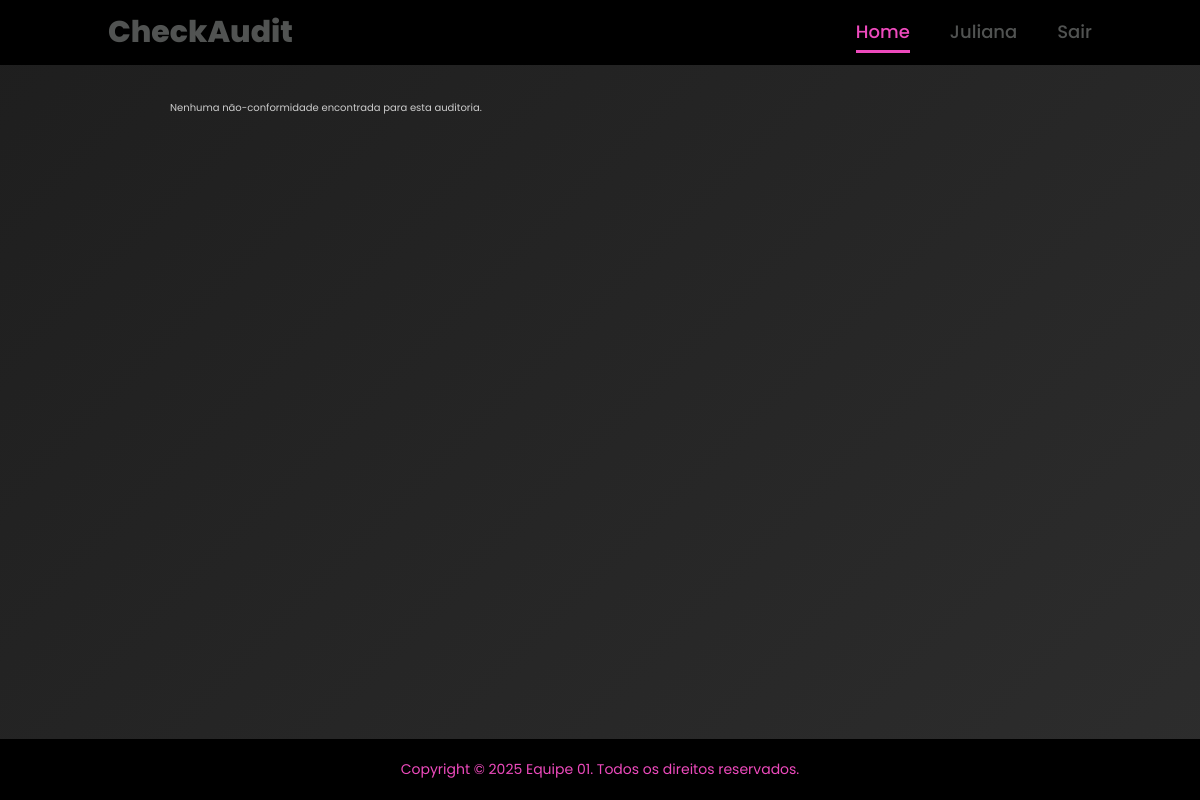
/pages/ncs.php?id_auditoria=8 (signed in), run on an earlier commit of the app's database.
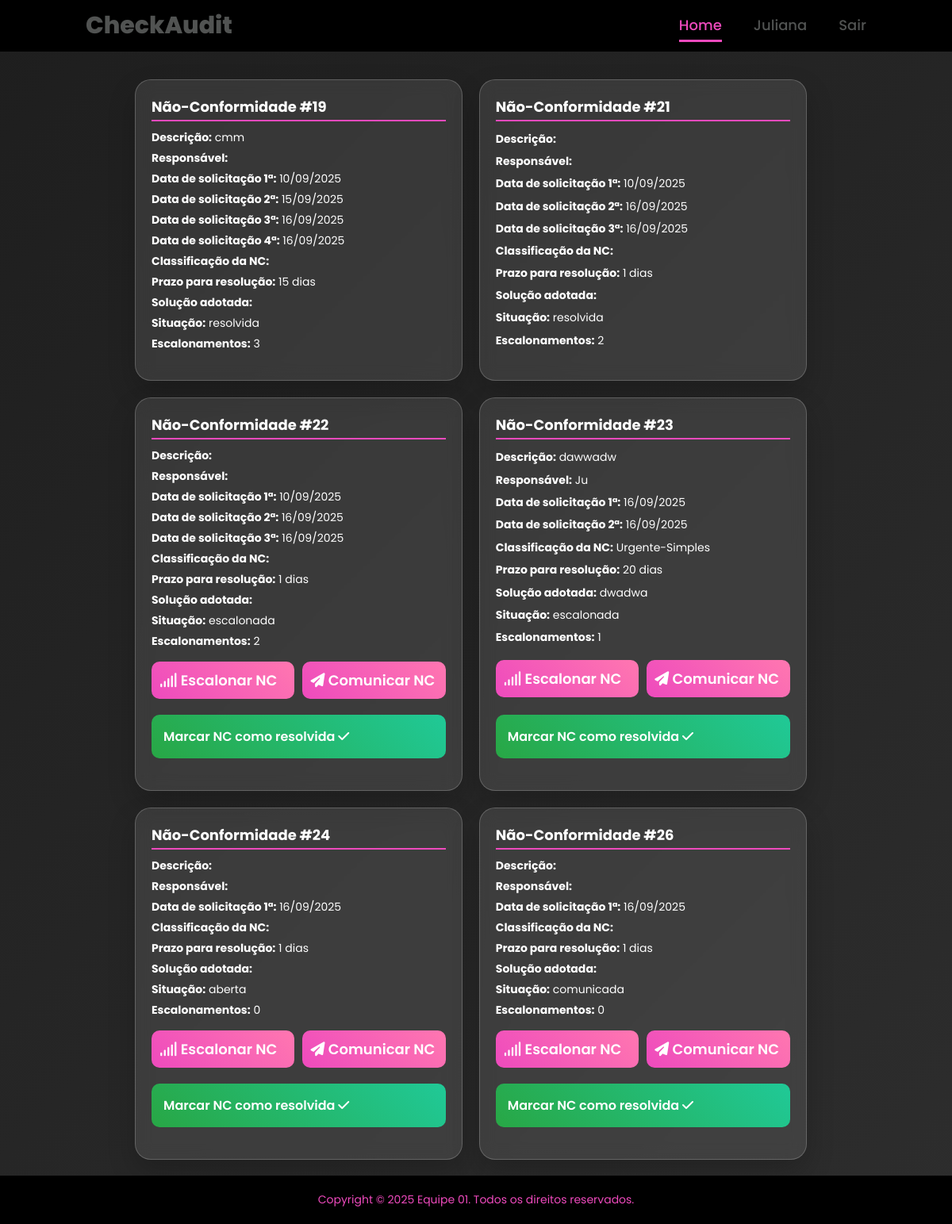
And on a later commit of the database.
### tables this page shows
CREATE TABLE `checklist` (
  `id` int(11) NOT NULL AUTO_INCREMENT,
  `id_auditoria` int(11) NOT NULL,
  `pergunta` varchar(255) NOT NULL,
  `resultado` varchar(10) DEFAULT 'N/A',
  `responsavel` varchar(100) DEFAULT NULL,
  `observacoes` text DEFAULT NULL,
  `created_at` timestamp NOT NULL DEFAULT current_timestamp(),
  `classificacao_nc` varchar(50) DEFAULT '',
  `acao_corretiva` text DEFAULT '',
  `situacao_nc` varchar(50) DEFAULT 'Pendente',
  `escalonamento` int(11) DEFAULT 0,
  `prazo_resolucao` int(11) DEFAULT NULL,
  PRIMARY KEY (`id`),
  KEY `id_auditoria` (`id_auditoria`),
  CONSTRAINT `fk_checklist_auditoria` FOREIGN KEY (`id_auditoria`) REFERENCES `auditoria` (`id_auditoria`) ON DELETE CASCADE
);

CREATE TABLE `escalonamento` (
  `id` int(11) NOT NULL AUTO_INCREMENT,
  `id_nc` int(11) NOT NULL,
  `responsavel_imediato` varchar(255) NOT NULL,
  `email_responsavel_imediato` varchar(255) NOT NULL,
  `data_escalonamento` datetime DEFAULT current_timestamp(),
  PRIMARY KEY (`id`),
  KEY `id_nc` (`id_nc`),
  CONSTRAINT `escalonamento_ibfk_1` FOREIGN KEY (`id_nc`) REFERENCES `checklist` (`id`)
);

### php/functions.php (called while the page is built, shortened)
<?php
function buscarNaoConformidadesIdChecklist($conn, $id_auditoria){
    $resultado = "NC";
    $stmt = $conn->prepare("SELECT * FROM checklist WHERE id_auditoria = ? AND resultado = ?");
    $stmt->bind_param("is", $id_auditoria, $resultado);
    $stmt->execute();
    $result = $stmt->get_result();
    $ncs = [];
    while($row = $result->fetch_assoc()){
        $ncs[] = $row;
    }
    return $ncs;
}
function buscarEscalonamentosPorNC($conn, $id_nc) {
    $stmt = $conn->prepare("SELECT * FROM escalonamento WHERE id_nc = ? ORDER BY data_escalonamento ASC");
    $stmt->bind_param("i", $id_nc);
    $stmt->execute();
    $result = $stmt->get_result();
    $escalonamentos = [];
    while ($row = $result->fetch_assoc()) {
        $escalonamentos[] = $row;
    }
    return $escalonamentos;
}
?>

### pages/ncs.php (the view, shortened to what this page needs)
<!DOCTYPE html>
<html lang="en">
<head>
    <link rel="stylesheet" href="https://cdnjs.cloudflare.com/ajax/libs/font-awesome/6.5.2/css/all.min.css">
    <link rel="stylesheet" href="../assets/css/styles.css">
    <link rel="stylesheet" href="../assets/css/form.css">
    <link rel="stylesheet" href="../assets/css/home.css">
    <link rel="stylesheet" href="../assets/css/auditoria.css">
    <link rel="stylesheet" href="../assets/css/ncs.css">
</head>
<body>
<?php
    include "../includes/header.php";
    include "../php/functions.php";
    include "../config/conexao.php";
    $id_auditoria = $_GET['id_auditoria'];
    $ncs = buscarNaoConformidadesIdChecklist($conn, $id_auditoria);
?>
<?php include "../includes/header.php";?>
    <main>
    <div class="cards-container">
        <?php
        $ncs = buscarNaoConformidadesIdChecklist($conn, $id_auditoria);
        if(!empty($ncs)){
            foreach($ncs as $nc){
                $escalonamentos = buscarEscalonamentosPorNC($conn, $nc['id']);
                ?>
                <div class="card-nc">
                    <h3>Não-Conformidade #<?= $nc['id'] ?></h3>
                    <p><strong>Descrição:</strong> <?= htmlspecialchars($nc['observacoes']) ?></p>
                    <p><strong>Responsável:</strong> <?= htmlspecialchars($nc['responsavel']) ?></p>
                    <p><strong>Data de solicitação 1ª:</strong> <?= htmlspecialchars(date('d/m/Y', strtotime($nc['created_at']))) ?></p>
                    <?php if (isset($escalonamentos[0])): ?>
                        <p><strong>Data de solicitação 2ª:</strong> <?= htmlspecialchars(date('d/m/Y', strtotime($escalonamentos[0]['data_escalonamento']))) ?></p>
                    <?php endif; ?>
                    <?php if (isset($escalonamentos[1])): ?>
                        <p><strong>Data de solicitação 3ª:</strong> <?= htmlspecialchars(date('d/m/Y', strtotime($escalonamentos[1]['data_escalonamento']))) ?></p>
                    <?php endif; ?>
                    <?php if (isset($escalonamentos[2])): ?>
                        <p><strong>Data de solicitação 4ª:</strong> <?= htmlspecialchars(date('d/m/Y', strtotime($escalonamentos[2]['data_escalonamento']))) ?></p>
                    <?php endif; ?>
                    <p><strong>Classificação da NC:</strong> <?= htmlspecialchars($nc['classificacao_nc']) ?></p>
                    <p><strong>Prazo para resolução:</strong> <?= htmlspecialchars($nc['prazo_resolucao']) ?> dias</p>
                    <p><strong>Solução adotada:</strong> <?= htmlspecialchars($nc['acao_corretiva']) ?></p>
                    <p><strong>Situação:</strong> <?= htmlspecialchars($nc['situacao_nc']) ?></p>
                    <p><strong>Escalonamentos:</strong> <?= isset($nc['escalonamento']) ? $nc['escalonamento'] : 0 ?></p>
                    <div class="card-nc-botoes" >
                <?php if ($nc['situacao_nc'] !== 'resolvida'): ?>
                        <a href="#"
                           class="signup-btn-pink"
                           onclick="abrirModal(<?= $nc['id'] ?>)">
                            <i class="fa-solid fa-signal"></i> Escalonar NC
                        </a>
                        <a href="../php/email_nc.php?id_auditoria=<?=$id_auditoria?>&id_nc=<?=$nc['id']?>" class="signup-btn-pink" style="text-decoration: none; display: inline-block;">
                            <i class="fa-solid fa-paper-plane" style="color: #ffffff;"></i> Comunicar NC
                        </a>
                <?php endif; ?>
                    </div>
                    <div>
                        <?php if ($nc['situacao_nc'] !== 'resolvida'): ?>
                            <a href="../php/nc-concluida.php?id_nc=<?= $nc['id'] ?>&id_auditoria=<?= $id_auditoria?>"
                               class="signup-btn"
                               style="text-decoration: none; display: inline-block;">
                                Marcar NC como resolvida
                                <i class="fa-solid fa-check" style="color: #ffffff;"></i>
                            </a>
                        <?php endif; ?>
                    </div>
                </div>
                <?php
            }
        } else {
            echo "<p style='color:#ccc; text-align:center;'>Nenhuma não-conformidade encontrada para esta auditoria.</p>";
        }
        ?>
    </div>
    </main>
<?php include "../includes/footer.php";?>
</body>
</html>

### includes/header.php
<header>
        <a href="../pages/home.php" class="logo">CheckAudit</a>
        <nav>
            <a href="../pages/home.php" class="active">Home</a>
            <a href="#"><?=$_SESSION['user_login']['username']?></a>
            <a href="../php/logout.php">Sair</a>
        </nav>
    </header>

### includes/footer.php
<footer>
   <p>Copyright &copy; 2025 Equipe 01. Todos os direitos reservados.</p>
</footer>

### assets/css/styles.css (style rules this page uses)
* { margin: 0; padding: 0; box-sizing: border-box; text-decoration: none; border: none; outline: none; font-family: 'Poppins', sans-serif; }
html { font-size: 62.5%; }
header { position: fixed; top: 0; left: 0; width: 100%; padding: 1rem 9%; background-color: black; display: flex; justify-content: space-between; align-items: center; z-index: 999; }
.logo { font-size: 3rem; color: #515352; font-weight: 800; cursor: pointer; transition: 0.5s ease; }
nav { display: flex; align-items: center; gap: 4rem; }
nav a { font-size: 1.8rem; color: #515352; font-weight: 500; transition: 0.3s ease; border-bottom: 3px solid transparent; padding: 0.5rem 0; }
nav a:hover, nav a.active { color: #ee4abd; border-bottom: 3px solid #ee4abd; }
footer { color: #ccc; text-align: center; padding: 2rem 0; font-size: 1.4rem; margin-top: auto; display: flex; justify-content: center; align-items: center; width: 100%; background-color: black; }
footer p { margin: 0; color: #ee4abd; }
body { background: linear-gradient(135deg, #1e1e1e 0%, #2d2d2d 100%); min-height: 100vh; display: flex; align-items: center; justify-content: center; padding-top: 8rem; }
.signup-btn { width: 100%; padding: 1.5rem; background: linear-gradient(45deg, #28a745, #20c997); color: #fff; border: none; border-radius: 10px; font-size: 1.8rem; font-weight: 600; cursor: pointer; transition: all 0.3s ease; margin-bottom: 2rem; }
.signup-btn-pink { width: 100%; padding: 1rem; background: linear-gradient(45deg, #ee4abd, #ff77b0); color: #fff; border: none; border-radius: 10px; font-size: 1.8rem; font-weight: 600; cursor: pointer; transition: all 0.3s ease; margin-bottom: 2rem; }

### assets/css/form.css (style rules this page uses)
body { background: linear-gradient(135deg, #1e1e1e 0%, #2d2d2d 100%); min-height: 100vh; display: flex; flex-direction: column; padding-top: 8rem; }
.signup-btn, main > div:first-child button, main > div:nth-child(2) button { width: 100%; padding: 1.5rem; background: linear-gradient(45deg, #28a745, #20c997); color: #fff; border: none; border-radius: 10px; font-size: 1.6rem; font-weight: 600; cursor: pointer; transition: all 0.3s ease; display: flex; align-items: center; justify-content: center; gap: 0.8rem; margin: 0 auto 2rem auto; }
main { flex: 1; width: 100%; max-width: 900px; margin: 0 auto; padding: 2rem; display: flex; flex-direction: column; align-items: center; gap: 2rem; }

### assets/css/ncs.css (style rules this page uses)
.cards-container { display: flex; flex-wrap: wrap; gap: 2.1rem; width: 100%; }
.card-nc { background: rgba(255, 255, 255, 0.1); backdrop-filter: blur(10px); border: 1px solid rgba(255, 255, 255, 0.2); border-radius: 20px; padding: 2rem; flex: 0 0 48%; box-shadow: 0 15px 35px rgba(0,0,0,0.2); color: #fff; transition: transform 0.3s ease, box-shadow 0.3s ease; display: flex; flex-direction: column; justify-content: space-between; }
.card-nc h3 { font-size: 1.8rem; margin-bottom: 1rem; border-bottom: 2px solid #ee4abd; display: inline-block; padding-bottom: 0.3rem; }
.card-nc p { font-size: 1.4rem; margin-bottom: 0.5rem; }
.card-nc-botoes { display: flex; gap: 1rem; margin-top: 1rem; }

What changed in the data, as far as the page shows it:
added checklist: id "19", observacoes "cmm", created_at "10/09/2025", escalonamento.data_escalonamento "15/09/2025", escalonamento.data_escalonamento "16/09/2025", prazo_resolucao "15", situacao_nc "resolvida", escalonamento "3"
added checklist: id "21", created_at "10/09/2025", escalonamento.data_escalonamento "16/09/2025", prazo_resolucao "1", situacao_nc "resolvida", escalonamento "2"
added checklist: id "22", created_at "10/09/2025", escalonamento.data_escalonamento "16/09/2025", prazo_resolucao "1", situacao_nc "escalonada", escalonamento "2"
added checklist: id "23", observacoes "dawwadw", responsavel "Ju", created_at "16/09/2025", escalonamento.data_escalonamento "16/09/2025", classificacao_nc "Urgente-Simples", prazo_resolucao "20", acao_corretiva "dwadwa", situacao_nc "escalonada", escalonamento "1"
added checklist: id "24", created_at "16/09/2025", prazo_resolucao "1", situacao_nc "aberta", escalonamento "0"
added checklist: id "26", created_at "16/09/2025", prazo_resolucao "1", situacao_nc "comunicada", escalonamento "0"
Also different on the page:
text no longer shown: "Nenhuma não-conformidade encontrada para esta auditoria."
